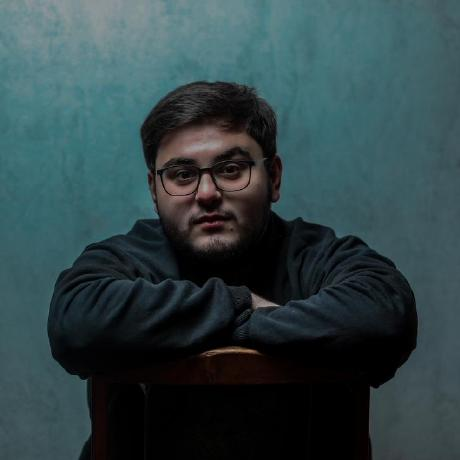
#> input picture tools/source-photo.jpg, 460 x 460 px
$ python portrait.py
#> lines starting #> are read from the running program, lines starting #| are printed output that depends on the picture; after the words box and inside, x2 and y2 are one past the last pixel; in counts of white or black regions, pixels touching at a corner belong together
"""Photo -> 1-bit dithered dot grid, with background segmentation for dark mode."""
import os

import numpy as np
from PIL import Image, ImageEnhance, ImageFilter, ImageOps
from scipy import ndimage

HERE = os.path.dirname(os.path.abspath(__file__))

GRID_W, GRID_H = 300, 340
CROP = (93, 55, 344, 340)          # head + shoulders, aspect-matched to the grid
BG_THRESHOLD = 0.05                # chroma distance; see 01_explore_mask.py
# Dark mode lands on the brief's ~17k. Light mode cannot: it keeps the backdrop
# and the photo's hair/jumper crush to solid black, so thinning to 17k either
# posterises the midtones into flat slabs (high gamma) or hollows out the face.
# 35k measured better on both counts, and costs little file size because solid
# regions collapse into long horizontal runs.
TARGET_DOTS = {"dark": 17000, "light": 35000}


def _prepared_gray(img):
    """Contrast pipeline from the brief: autocontrast -> 1.3x -> unsharp."""
    g = img.convert("L")
    g = ImageOps.autocontrast(g, cutoff=1)
    g = ImageEnhance.Contrast(g).enhance(1.3)
    g = g.filter(ImageFilter.UnsharpMask(radius=3, percent=140, threshold=0))
    return np.asarray(g).astype(np.float64) / 255.0


def subject_mask(rgb):
    """Boolean mask of the sitter, separated from the flat backdrop.

    A plain RGB distance drowns in the vignette (the corners are the same hue,
    just darker), so the test is on chroma after dividing out brightness.
    """
    a = rgb.astype(np.float64)
    corners = np.concatenate([a[0:40, 0:40].reshape(-1, 3), a[0:40, -40:].reshape(-1, 3)])
    bg = np.median(corners, axis=0)

    def chroma(x):
        return x / (x.sum(axis=-1, keepdims=True) + 1e-6)

    dist = np.linalg.norm(chroma(a) - chroma(bg[None, None, :]), axis=-1)
    m = dist > BG_THRESHOLD
    m = ndimage.binary_closing(m, structure=np.ones((7, 7)))
    m = ndimage.binary_fill_holes(m)
    lab, n = ndimage.label(m)
    if n:
        sizes = ndimage.sum(m, lab, range(1, n + 1))
        m = lab == (int(np.argmax(sizes)) + 1)
    return ndimage.binary_opening(m, structure=np.ones((3, 3)))


def dither(density, mask=None):
    """1-bit Floyd-Steinberg in serpentine order.

    `density` is the probability of ink per cell. Where `mask` is False the cell
    can never take ink *and* accumulated error is hard-cleared, so error
    diffusion cannot bleed a halo across the segmentation edge.
    """
    h, w = density.shape
    buf = density.astype(np.float64).copy()
    if mask is not None:
        buf[~mask] = 0.0
    out = np.zeros((h, w), dtype=bool)

    for y in range(h):
        cols = range(w) if y % 2 == 0 else range(w - 1, -1, -1)
        fwd = 1 if y % 2 == 0 else -1
        for x in cols:
            if mask is not None and not mask[y, x]:
                buf[y, x] = 0.0
                continue
            old = buf[y, x]
            new = 1.0 if old >= 0.5 else 0.0
            out[y, x] = new > 0
            err = old - new
            for dx, dy, k in ((fwd, 0, 7 / 16), (-fwd, 1, 3 / 16),
                              (0, 1, 5 / 16), (fwd, 1, 1 / 16)):
                nx, ny = x + dx, y + dy
                if 0 <= nx < w and 0 <= ny < h:
                    if mask is not None and not mask[ny, nx]:
                        continue          # hard clear at the mask edge
                    buf[ny, nx] += err * k
    return out


def _fit_gamma(density, mask, target):
    """Find the tone curve that lands the dot count on target."""
    lo, hi = 0.15, 24.0
    for _ in range(40):
        mid = (lo + hi) / 2
        n = np.clip(density, 0, 1) ** mid
        if mask is not None:
            n = n * mask
        if n.sum() > target:
            lo = mid
        else:
            hi = mid
    return (lo + hi) / 2


def build(mode, target=None, photo="source-photo.jpg"):
    """Return (ink, mask, stats) for 'dark' or 'light'."""
#> called with mode = 'dark', photo = 'source-photo.jpg'
    target = TARGET_DOTS[mode] if target is None else target
    src = Image.open(os.path.join(HERE, photo)).convert("RGB")
#> src is the input picture: PIL image 460x460 RGB; mean R, G, B 47.9, 67.4, 70.6
    crop = src.crop(CROP).resize((GRID_W, GRID_H), Image.LANCZOS)
    rgb = np.asarray(crop)
    gray = _prepared_gray(crop)
#> in _prepared_gray, `g = g.filter(ImageFilter.UnsharpMask(radius=3, percent=140, threshold=..`:
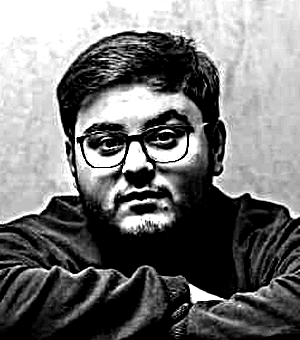
#> g: PIL image 300x340 L; min 0, max 255, mean 116.7
    mask = subject_mask(rgb)
#> in subject_mask, `bg = np.median(corners, axis=0)`: bg = [72, 119, 124]
#> in subject_mask, `m = dist > BG_THRESHOLD`:
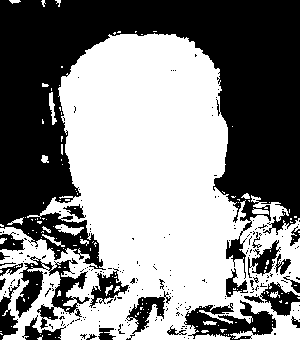
#> m: shape (340, 300) bool; 52.2% white; 224 black regions (196 under 20 px), largest, box (x1, y1, x2, y2) and area: (0, 0, 300, 279) 39454, (16, 256, 90, 329) 1947, (184, 300, 276, 340) 1856
#> in subject_mask, `m = ndimage.binary_closing(m, structure=np.ones((7, 7)))`: m: shape (340, 300) bool; 58.7% white; 24 black regions, largest, box (x1, y1, x2, y2) and area: (0, 0, 300, 340) 38073, (23, 271, 42, 300) 427, (209, 319, 252, 334) 408
#> in subject_mask, `m = ndimage.binary_fill_holes(m)`: m: shape (340, 300) bool; 62.9% white; 1 black region, box (x1, y1, x2, y2) and area: (0, 0, 300, 340) 37839
#> in subject_mask, `lab, n = ndimage.label(m)`:
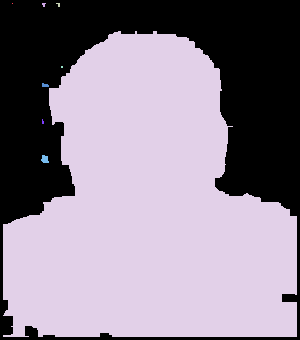
#> lab: shape (340, 300) int32; 9 distinct labels, from 0 to 8; one colour per label, 0 black
#> in subject_mask, `lab, n = ndimage.label(m)`: n = 8
#> in subject_mask, `sizes = ndimage.sum(m, lab, range(1, n + 1))`: sizes = [1, 11, 10, 64057, 4, 22, 8, 48]
#> in subject_mask, `m = lab == (int(np.argmax(sizes)) + 1)`: m: shape (340, 300) bool; 62.8% white; 1 black region, box (x1, y1, x2, y2) and area: (0, 0, 300, 340) 37943
#> in subject_mask, `return ndimage.binary_opening(m, structure=np.ones((3, 3)))`: returned value: shape (340, 300) bool; 62.8% white; 1 black region, box (x1, y1, x2, y2) and area: (0, 0, 300, 340) 37988

    if mode == "dark":
        # Light dots on a dark panel: ink follows the *lit* part of the sitter.
        # Drawing ink at dark pixels here is exactly what makes dark mode read
        # as a photo negative.
        density, use_mask = gray, mask
    else:
        # Dark dots on a light panel: ink follows the dark part of the photo,
        # backdrop included.
        density, use_mask = 1.0 - gray, None

    gamma = _fit_gamma(density, use_mask, target)
#> after the loop in _fit_gamma, `for _ in range(40):`:
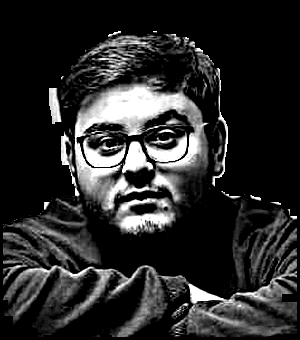
#> n: shape (340, 300) float64; min 0, max 1, mean 0.167
#> gamma = 0.904
    shaped = np.clip(density, 0, 1) ** gamma
    ink = dither(shaped, use_mask)
#> after the loop in dither, `for y in range(h):`:
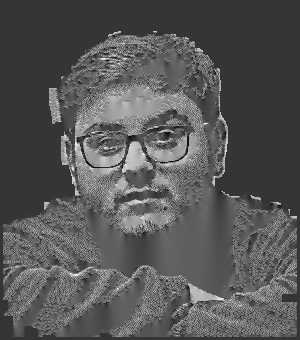
#> buf: shape (340, 300) float64; min -0.368, max 1.4, mean 0.234; drawn with min black and max white
#> after the loop in dither, `for y in range(h):`:
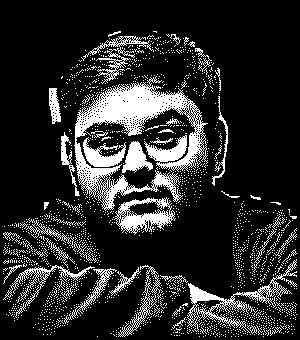
#> out: shape (340, 300) bool; 16.6% white; 1850 white regions (1803 under 20 px), largest, box (x1, y1, x2, y2) and area: (74, 76, 208, 211) 6098, (187, 259, 297, 333) 1322, (114, 197, 176, 235) 1026

    stats = {
        "mode": mode,
        "gamma": round(gamma, 4),
        "dots": int(ink.sum()),
        "subject_fraction": round(float(mask.mean()), 4),
        "ink_fraction": round(float(ink.mean()), 4),
    }
#> stats = {'mode': 'dark', 'gamma': 0.904, 'dots': 16967, 'subject_fraction': 0.628, 'ink_fraction': 0.166}
    return ink, mask, stats


def runs(ink):
    """Horizontal runs of ink as (x, y, length) in grid cells."""
    out = []
    h, w = ink.shape
    for y in range(h):
        row = ink[y]
        x = 0
        while x < w:
            if row[x]:
                s = x
                while x < w and row[x]:
                    x += 1
                out.append((s, y, x - s))
            else:
                x += 1
    return out


if __name__ == "__main__":
    os.makedirs(os.path.join(HERE, "_debug"), exist_ok=True)
    for mode in ("dark", "light"):
        ink, mask, stats = build(mode)
        print(stats, "runs:", len(runs(ink)))
#> after the loop in runs, `for y in range(h):`: out = 8633 items, first 6: (118, 31, 3), (153, 31, 4), (114, 32, 7), (156, 32, 1), (113, 33, 5), (109, 34, 6)
#| {'mode': 'dark', 'gamma': 0.9039, 'dots': 16967, 'subject_fraction': 0.6276, 'ink_fraction': 0.1663} runs: 8633
        img = np.where(ink, 0, 255).astype(np.uint8) if mode == "light" \
            else np.where(ink, 255, 0).astype(np.uint8)
#> img: shape (340, 300); 16.6% white; 1850 white regions (1803 under 20 px), largest, box (x1, y1, x2, y2) and area: (74, 76, 208, 211) 6098, (187, 259, 297, 333) 1322, (114, 197, 176, 235) 1026
        Image.fromarray(img).resize((GRID_W * 2, GRID_H * 2), Image.NEAREST).save(
            os.path.join(HERE, "_debug", "portrait_%s.png" % mode))
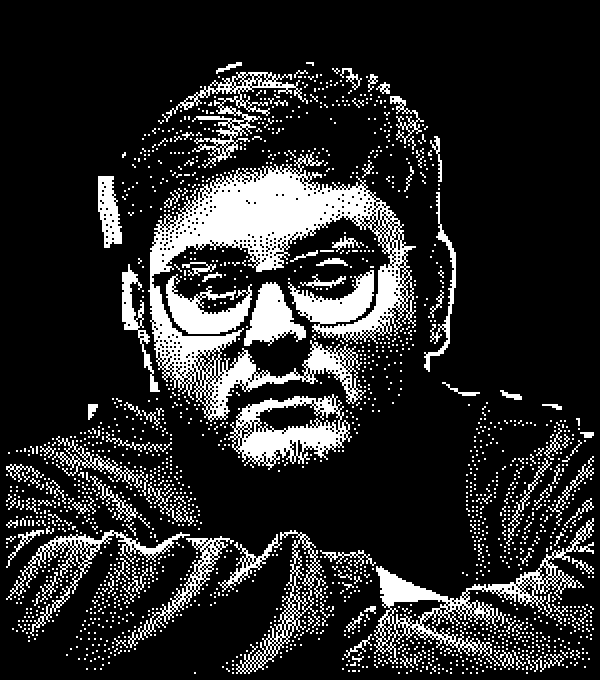
#> saved as portrait_dark.png: PIL image 600x680 L; 16.6% white; 1850 white regions (1723 under 20 px), largest, box (x1, y1, x2, y2) and area: (148, 152, 416, 422) 24392, (374, 518, 594, 666) 5288, (228, 394, 352, 470) 4104
